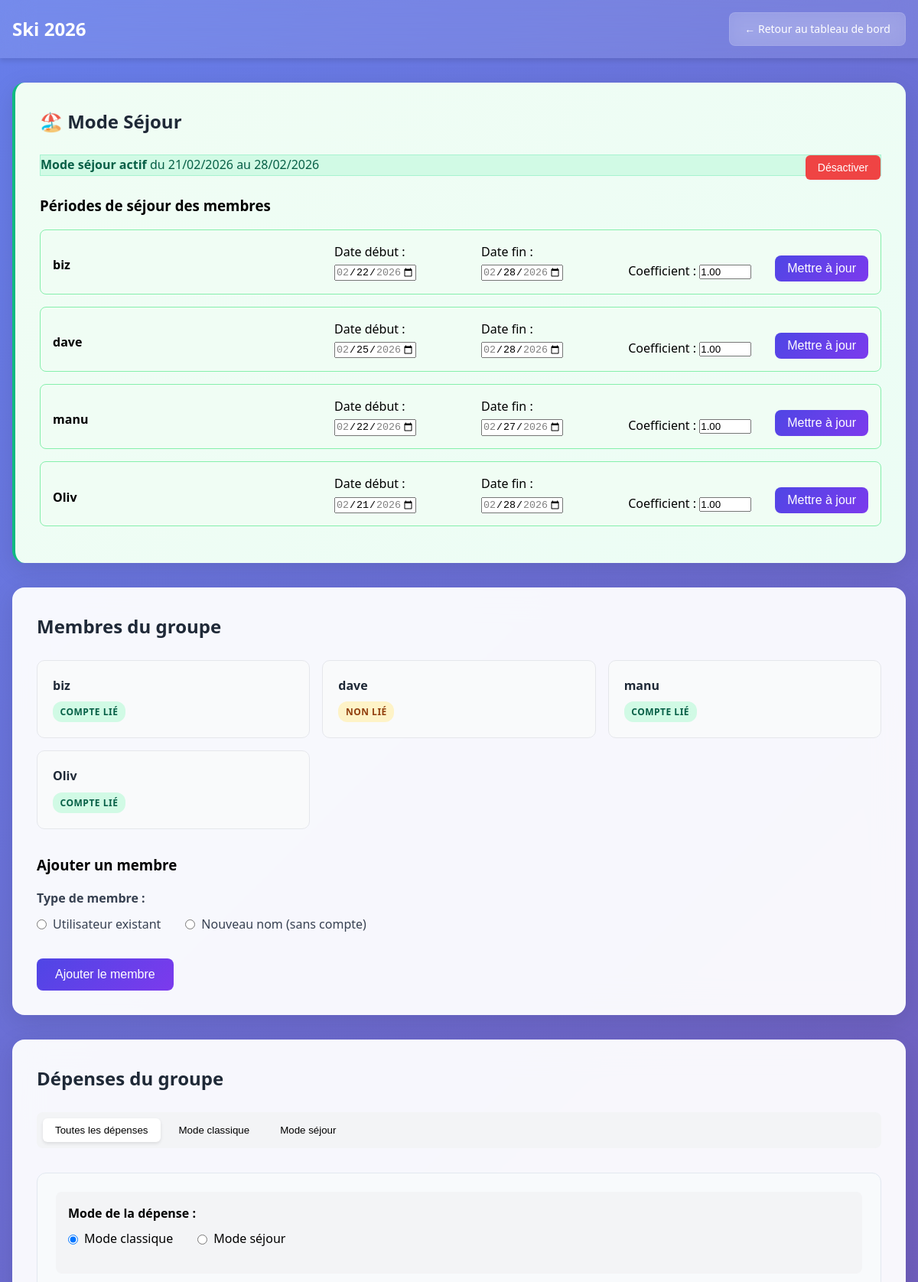
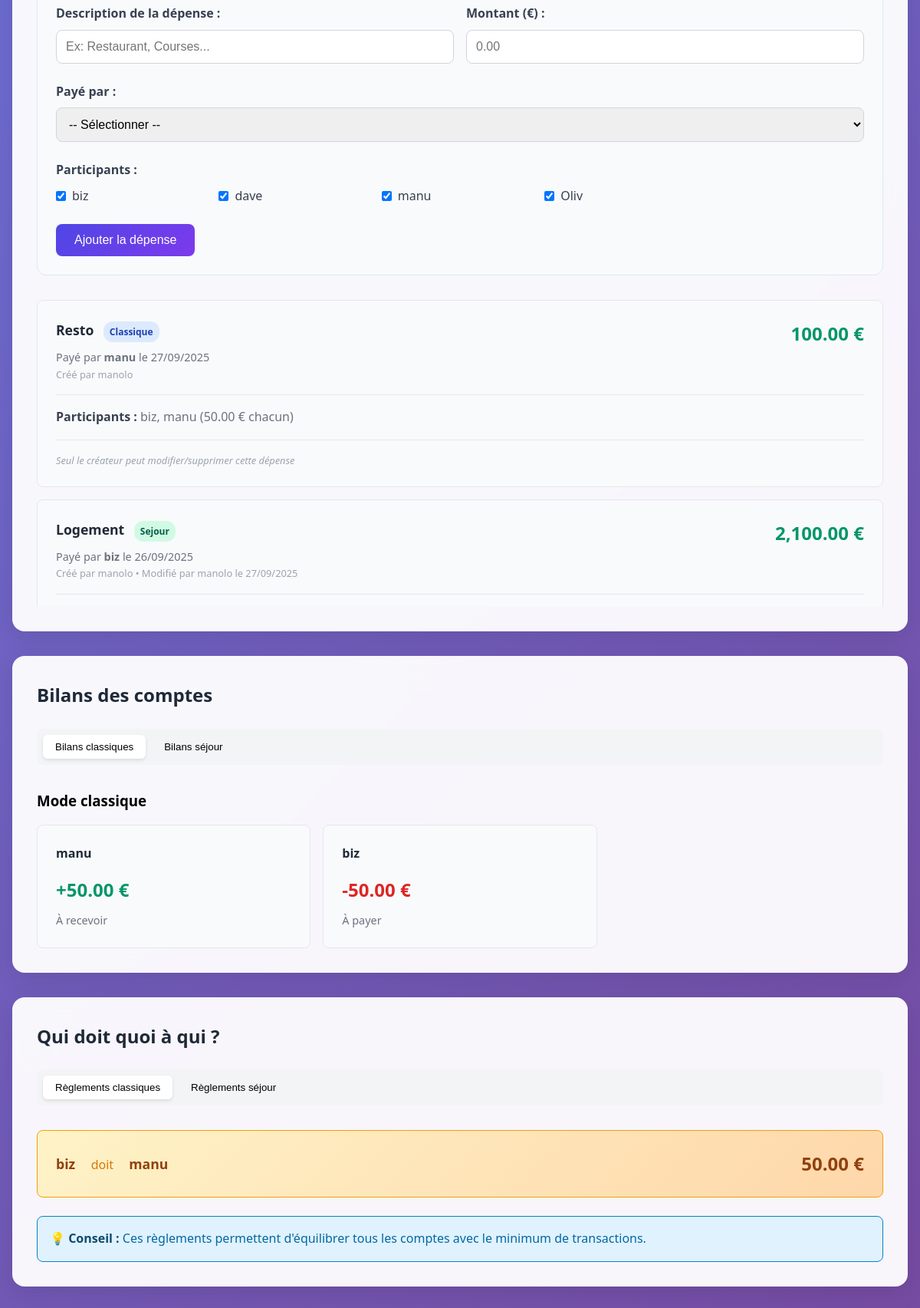
The page /group.php?id=5 (signed in) on the database its author committed (2 pictures, top to bottom).
### tables this page shows
CREATE TABLE `groups_table` (
  `id` int(11) NOT NULL,
  `name` varchar(100) NOT NULL,
  `description` text DEFAULT NULL,
  `created_by` int(11) DEFAULT NULL,
  `created_at` timestamp NULL DEFAULT current_timestamp(),
  `stay_mode_enabled` tinyint(1) DEFAULT 0,
  `stay_start_date` date DEFAULT NULL,
  `stay_end_date` date DEFAULT NULL
);

CREATE TABLE `group_members` (
  `id` int(11) NOT NULL,
  `group_id` int(11) DEFAULT NULL,
  `user_id` int(11) DEFAULT NULL,
  `member_name` varchar(50) NOT NULL,
  `status` enum('pending','active') DEFAULT 'pending',
  `joined_at` timestamp NULL DEFAULT current_timestamp()
);

CREATE TABLE `member_stay_periods` (
  `id` int(11) NOT NULL,
  `group_id` int(11) NOT NULL,
  `member_name` varchar(50) NOT NULL,
  `start_date` date NOT NULL,
  `end_date` date NOT NULL,
  `coefficient` decimal(5,2) DEFAULT 1.00,
  `created_at` timestamp NULL DEFAULT current_timestamp(),
  `updated_at` timestamp NULL DEFAULT current_timestamp() ON UPDATE current_timestamp()
);

CREATE TABLE `expenses` (
  `id` int(11) NOT NULL,
  `group_id` int(11) DEFAULT NULL,
  `title` varchar(100) NOT NULL,
  `amount` decimal(10,2) NOT NULL,
  `paid_by` varchar(50) NOT NULL,
  `created_by` int(11) DEFAULT NULL,
  `created_at` timestamp NULL DEFAULT current_timestamp(),
  `modified_by` int(11) DEFAULT NULL,
  `modified_at` timestamp NULL DEFAULT NULL,
  `expense_mode` enum('classique','sejour') DEFAULT 'classique'
);

CREATE TABLE `users` (
  `id` int(11) NOT NULL,
  `username` varchar(50) NOT NULL,
  `email` varchar(100) DEFAULT NULL,
  `password` varchar(255) NOT NULL,
  `status` enum('visiteur','utilisateur','administrateur') DEFAULT 'visiteur',
  `created_at` timestamp NULL DEFAULT current_timestamp()
);

### group.php (the view, shortened to what the rows shown need)
<?php
require_once 'auth.php';
require_once 'classes/Group.php';
require_once 'classes/Expense.php';
$database = new Database();
$db = $database->getConnection();
$groupManager = new Group($db);
$expenseManager = new Expense($db);
$groupId = $_GET['id'] ?? 0;
$group = $groupManager->getGroupById($groupId);
$members = $groupManager->getGroupMembers($groupId);
$expenses = $expenseManager->getGroupExpenses($groupId);
$debts = $expenseManager->calculateDebts($groupId);
$stayPeriods = [];
if ($group['stay_mode_enabled']) {
    $stayPeriods = $groupManager->getMemberStayPeriods($groupId);
    $stayDebts = $expenseManager->calculateStayDebts($groupId);
}
?>
<!DOCTYPE html>
<html lang="fr">
<head>
</head>
<body>
    <nav class="navbar">
        <div class="navbar-content">
            <h1><?= htmlspecialchars($group['name']) ?></h1>
            <div>
                <a href="dashboard.php" class="btn">← Retour au tableau de bord</a>
            </div>
        </div>
    </nav>
    <div class="container">
        <?php if(getUserStatus() !== 'visiteur'): ?>
        <div class="section <?= $group['stay_mode_enabled'] ? 'stay-mode-section' : 'stay-mode-disabled' ?>">
            <h2>🏖️ Mode Séjour</h2>
            <?php if(!$group['stay_mode_enabled']): ?>
                <div class="alert alert-warning">
                    <strong>Mode séjour désactivé.</strong> Activez-le pour gérer les dépenses avec des coefficients de participation et des périodes personnalisées.
                </div>
                <form method="POST">
                    <input type="hidden" name="action" value="configure_stay_mode">
                    <div class="form-row">
                        <div class="form-group">
                            <label>Date de début du séjour :</label>
                            <input type="date" name="stay_start_date" required>
                        </div>
                        <div class="form-group">
                            <label>Date de fin du séjour :</label>
                            <input type="date" name="stay_end_date" required>
                        </div>
                    </div>
                    <button type="submit" class="btn-primary">Activer le mode séjour</button>
                </form>
            <?php else: ?>
                <div class="alert-success" style="margin-bottom: 1.5rem;">
                    <strong>Mode séjour actif</strong> du <?= date('d/m/Y', strtotime($group['stay_start_date'])) ?>
                    au <?= date('d/m/Y', strtotime($group['stay_end_date'])) ?>
                    <form method="POST" style="display: inline; float: right;">
                        <button type="submit" class="btn-danger" onclick="return confirm('Désactiver le mode séjour ? Toutes les périodes seront supprimées.')">
                            Désactiver
                        </button>
                    </form>
                </div>
                <h3 style="margin-bottom: 1rem;">Périodes de séjour des membres</h3>
                <?php foreach($members as $member): ?>
                    <?php
                    $memberPeriod = null;
                    foreach($stayPeriods as $period) {
                        if($period['member_name'] === $member['member_name']) {
                            $memberPeriod = $period;
                            break;
                        }
                    }
                    ?>
                    <div class="stay-period-card">
                        <form method="POST" class="stay-period-form">
                            <div>
                                <label style="font-weight: 600; margin-bottom: 0.5rem; display: block;">
                                    <?= htmlspecialchars($member['member_name']) ?>
                                </label>
                            </div>
                            <div>
                                <label>Date début :</label>
                                <input type="date"
                                       name="member_start_date"
                                       value="<?= $memberPeriod ? $memberPeriod['start_date'] : $group['stay_start_date'] ?>"
                                       min="<?= $group['stay_start_date'] ?>"
                                       max="<?= $group['stay_end_date'] ?>"
                                       required>
                            </div>
                            <div>
                                <label>Date fin :</label>
                                <input type="date"
                                       name="member_end_date"
                                       value="<?= $memberPeriod ? $memberPeriod['end_date'] : $group['stay_end_date'] ?>"
                                       min="<?= $group['stay_start_date'] ?>"
                                       max="<?= $group['stay_end_date'] ?>"
                                       required>
                            </div>
                            <div>
                                <label>Coefficient :</label>
                                <input type="number"
                                       name="coefficient"
                                       step="0.1"
                                       min="0.1"
                                       max="10"
                                       value="<?= $memberPeriod ? $memberPeriod['coefficient'] : '1.0' ?>"
                                       required>
                            </div>
                            <div>
                                <button type="submit" class="btn-primary" style="padding: 0.5rem 1rem;">
                                    Mettre à jour
                                </button>
                            </div>
                        </form>
                    </div>
                <?php endforeach; ?>
            <?php endif; ?>
        </div>
        <?php endif; ?>
        <div class="section">
            <h2>Membres du groupe</h2>
            <?php if(empty($members)): ?>
                <p>Aucun membre dans ce groupe.</p>
            <?php else: ?>
                <div class="members-grid">
                    <?php foreach($members as $member): ?>
                        <div class="member-card">
                            <div class="member-info">
                                <div class="member-name"><?= htmlspecialchars($member['member_name']) ?></div>
                                <span class="member-status <?= $member['user_id'] ? 'status-linked' : 'status-unlinked' ?>">
                                    <?= $member['user_id'] ? 'Compte lié' : 'Non lié' ?>
                                </span>
                            </div>
                        </div>
                    <?php endforeach; ?>
                </div>
            <?php endif; ?>
        </div>
        <div class="section">
            <h2>Dépenses du groupe</h2>
            <?php if(getUserStatus() !== 'visiteur'): ?>
                <form method="POST" class="expense-form" style="margin-bottom: 2rem;">
                    <div class="form-group">
                        <div class="checkbox-group">
                            <?php foreach($members as $member): ?>
                                <label>
                                    <input type="checkbox" name="participants[]" value="<?= htmlspecialchars($member['member_name']) ?>" checked>
                                    <?= htmlspecialchars($member['member_name']) ?>
                                </label>
                            <?php endforeach; ?>
                        </div>
                    </div>
                </form>
            <?php endif; ?>
            <?php if(empty($expenses)): ?>
                <p style="color: #6b7280; text-align: center; padding: 2rem;">Aucune dépense enregistrée pour ce groupe.</p>
            <?php else: ?>
                <div class="expenses-list" id="expenses-container">
                    <?php foreach($expenses as $expense): ?>
                        <div class="expense-card expense-mode-<?= $expense['expense_mode'] ?>" style="background: #f9fafb; border: 1px solid #e5e7eb; border-radius: 8px; padding: 1.5rem; margin-bottom: 1rem;">
                            <div style="display: flex; justify-content: space-between; align-items: start; margin-bottom: 1rem;">
                                <div>
                                    <h4 style="color: #1f2937; margin-bottom: 0.5rem; font-size: 1.1rem;">
                                        <?= htmlspecialchars($expense['title']) ?>
                                        <span class="balance-mode-indicator mode-<?= $expense['expense_mode'] ?>">
                                            <?= ucfirst($expense['expense_mode']) ?>
                                        </span>
                                    </h4>
                                    <p style="color: #6b7280; font-size: 0.9rem;">
                                        Payé par <strong><?= htmlspecialchars($expense['paid_by']) ?></strong>
                                        le <?= date('d/m/Y', strtotime($expense['created_at'])) ?>
                                    </p>
                                    <p style="color: #9ca3af; font-size: 0.8rem;">
                                        Créé par <?= htmlspecialchars($expense['creator_name'] ?: 'Inconnu') ?>
                                        <?php if($expense['modified_at']): ?>
                                            • Modifié par <?= htmlspecialchars($expense['modifier_name'] ?: 'Inconnu') ?>
                                            le <?= date('d/m/Y', strtotime($expense['modified_at'])) ?>
                                        <?php endif; ?>
                                    </p>
                                </div>
                                <div style="text-align: right;">
                                    <div style="font-size: 1.5rem; font-weight: bold; color: #059669;"><?= number_format($expense['amount'], 2) ?> €</div>
                                </div>
                            </div>
                            <div style="border-top: 1px solid #e5e7eb; padding-top: 1rem; margin-bottom: 1rem;">
                                <strong style="color: #374151;">Participants :</strong>
                                <?php
                                $participants = $expenseManager->getExpenseParticipants($expense['id']);
                                $participantNames = array_column($participants, 'member_name');
                                $sharePerPerson = count($participants) > 0 ? $expense['amount'] / count($participants) : 0;
                                ?>
                                <span style="color: #6b7280;">
                                    <?= htmlspecialchars(implode(', ', $participantNames)) ?>
                                    (<?= number_format($sharePerPerson, 2) ?> € chacun)
                                </span>
                            </div>
                            <?php if(getUserStatus() !== 'visiteur'): ?>
                                <div style="margin-top: 1rem; padding-top: 1rem; border-top: 1px solid #e5e7eb; display: flex; gap: 0.5rem; flex-wrap: wrap;">
                                    <?php
                                    $canModify = isAdmin() || $expenseManager->canUserModifyExpense($expense['id'], $_SESSION['user_id']);
                                    ?>
                                    <?php if($canModify): ?>
                                        <button onclick="showEditForm(<?= $expense['id'] ?>)"
                                                style="background: #4f46e5; color: white; border: none; padding: 0.4rem 0.8rem; border-radius: 6px; cursor: pointer; font-size: 0.8rem;">
                                            Modifier
                                        </button>
                                        <form method="POST" style="display: inline;" onsubmit="return confirm('Supprimer cette dépense ?')">
                                            <input type="hidden" name="action" value="delete_expense">
                                            <input type="hidden" name="expense_id" value="<?= $expense['id'] ?>">
                                            <button type="submit" style="background: #ef4444; color: white; border: none; padding: 0.4rem 0.8rem; border-radius: 6px; cursor: pointer; font-size: 0.8rem;">
                                                Supprimer
                                            </button>
                                        </form>
                                    <?php else: ?>
                                        <span style="color: #9ca3af; font-size: 0.8rem; font-style: italic;">
                                            Seul le créateur peut modifier/supprimer cette dépense
                                        </span>
                                    <?php endif; ?>
                                </div>
                            <?php endif; ?>
                        </div>
                    <?php endforeach; ?>
                </div>
            <?php endif; ?>
        </div>
        <div class="section">
            <h2>Bilans des comptes</h2>
        </div>
        <div class="section">
            <h2>Qui doit quoi à qui ?</h2>
        </div>
    </div>
</body>
</html>

### rows shown on the page
groups_table: name "Ski 2026", stay_start_date "21/02/2026", stay_end_date "28/02/2026"
group_members: member_name "biz", shows "COMPTE LIÉ"
member_stay_periods: member_start_date "02/22/2026", member_end_date "02/28/2026", coefficient "1.00"
group_members: member_name "dave", shows "NON LIÉ"
member_stay_periods: member_start_date "02/25/2026", member_end_date "02/28/2026", coefficient "1.00"
group_members: member_name "manu", shows "COMPTE LIÉ"
member_stay_periods: member_start_date "02/22/2026", member_end_date "02/27/2026", coefficient "1.00"
group_members: member_name "Oliv", shows "COMPTE LIÉ"
member_stay_periods: member_start_date "02/21/2026", member_end_date "02/28/2026", coefficient "1.00"
expenses: title "Resto", expense_mode "Classique", paid_by "manu", created_at "27/09/2025", created_by.username "manolo", amount "100.00", participantNames "biz, manu", amount "50.00", shows "Seul le créateur peut modifier/supprimer cette dépense"
expenses: title "Logement", expense_mode "Sejour", paid_by "biz", created_at "26/09/2025", created_by.username "manolo", modified_at "27/09/2025", amount "2,100.00"

### other values the page prints
$person "manu"
$balance "50.00"
$person "biz"
$balance "-50.00"
$debt['from'] "biz"
$debt['to'] "manu"
$debt['amount'] "50.00"
